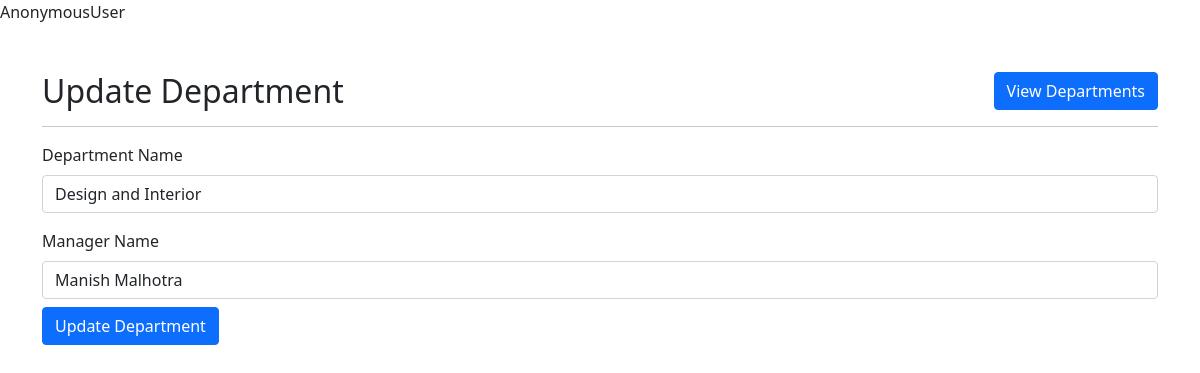
Before: /update_dep/4/ with the older database file.
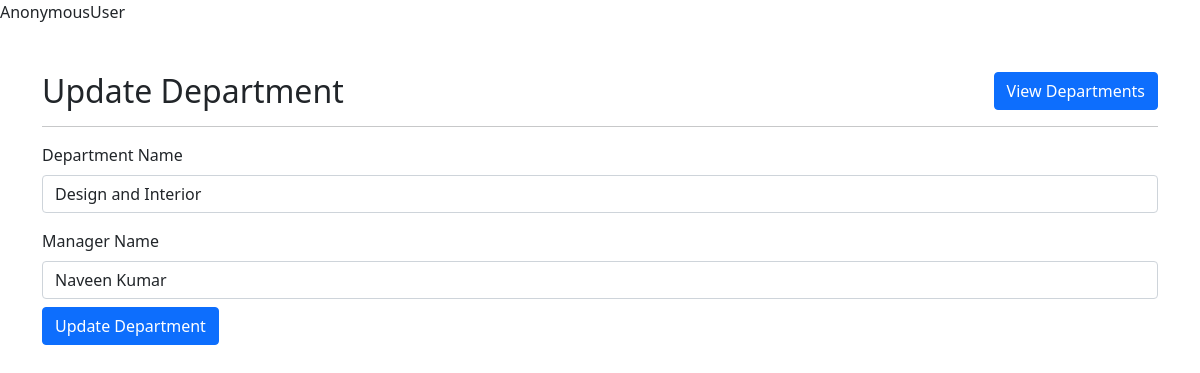
After: the same page with the newer database file.
### info/models.py (models this page shows)
class Department(models.Model):
    d_id = models.AutoField(primary_key=True)
    d_name = models.CharField(max_length = 255)
    manager = models.ForeignKey(Employee, on_delete=models.SET_NULL, null=True, blank=True)

class Employee(models.Model):
    user = models.ForeignKey(User, on_delete=models.SET_NULL, null=True, blank=True)
    e_id = models.AutoField(primary_key=True)
    e_name = models.CharField(max_length=150)
    e_addr = models.CharField(max_length=500)

### info/views.py (the view, shortened to what this page needs)
# urls.py: path('update_dep/<id>/', update_dep, name="update_dep"),
def update_dep(request,id):
    queryset=Department.objects.get(d_id=id)
    context={'departments':queryset}
    return render(request, 'update_dep.html',context)

### info/templates/update_dep.html (shortened to what this page needs)
{% extends "base.html" %}
{% block start %}
{{request.user}}
<div class="container mt-5">
  <button type="button" class="btn btn-primary float-end" onclick="location.href='/department_list/'">
    View Departments
  </button>
    <h2>Update Department</h2>
    <hr>
    <form method="POST" action="{% url 'update_dep' id=departments.d_id %}" class="mt-3">
      <div class="mb-3">
        <label for="employeeName" class="form-label">Department Name</label>
        <input type="text" name="d_name" value="{{departments.d_name}}" class="form-control" id="employeeName" required>
      </div>
      <div class="mb-3">
        <label for="employeeAddress" class="form-label">Manager Name</label>
        <input name="manager" class="form-control" value="{{departments.manager.e_name}}" id="employeeAddress" rows="3" required>
      <button type="submit" class="btn btn-primary mt-2">Update Department</button>
    </form>
  </div>
  {% endblock %}

Changed rows visible on the page:
changed Department "Design and Interior": manager "Manish Malhotra" → "Naveen Kumar"
